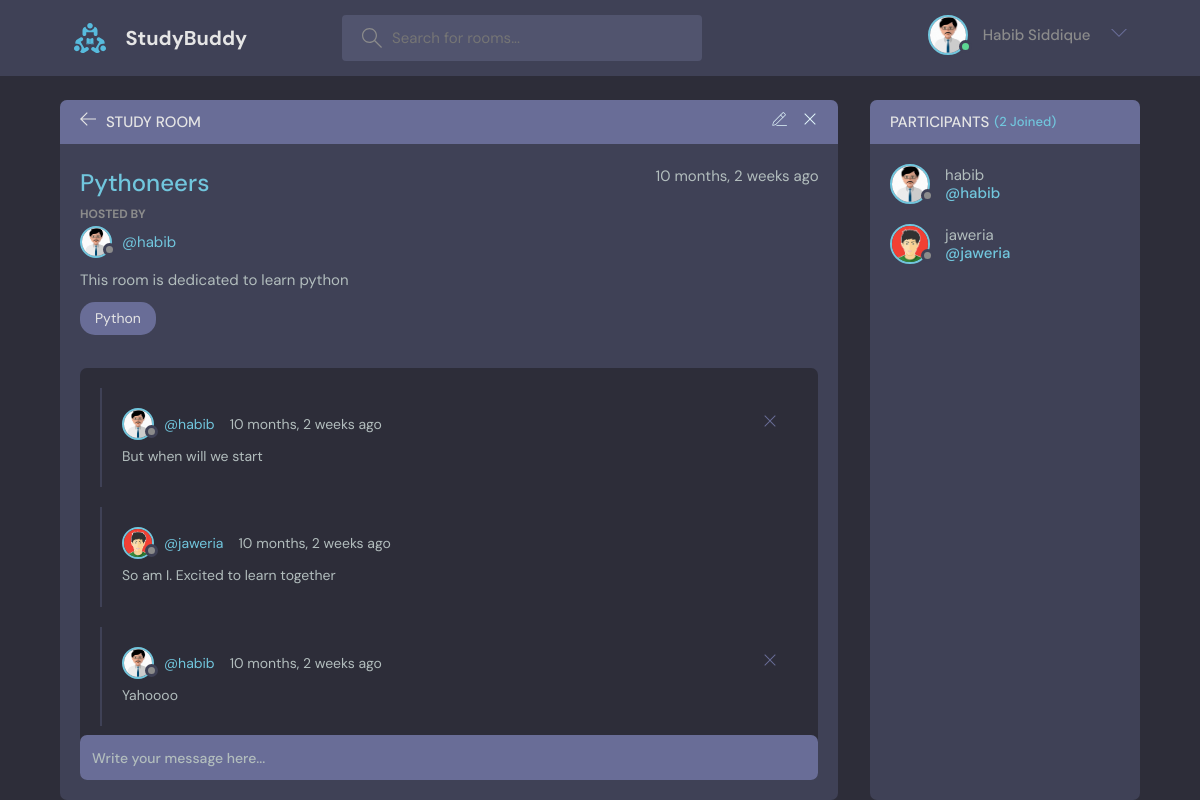
/room/1/ (signed in), run on the app's committed database.
### base/models.py (models this page shows, shortened)
class User(AbstractUser):
    name= models.CharField(max_length= 200, null=True)
    email= models.EmailField(unique= True)
    bio= models.TextField(null= True)
    avatar= models.ImageField(null=True, default= "avatar.svg")
    USERNAME_FIELD='email'
    REQUIRED_FIELDS=[]

class Room(models.Model):
    host= models.ForeignKey(User, on_delete=models.SET_NULL, null=True)
    topic= models.ForeignKey(Topics, on_delete=models.SET_NULL, null=True)
    name= models.CharField(max_length=200)
    description=models.TextField(null=True, blank=True)  ## It can be blank. It is same like we do in our accounts where we create our profiles and left few things blank by having a thought that we will fill that out later
    participants= models.ManyToManyField(User,related_name='participants', blank=True)
    updated= models.DateTimeField(auto_now=True)   ## Time will be updated each time we save the model
    created= models.DateTimeField(auto_now_add=True) ## Time will be saved the very first time it was saved
    class Meta:
        ordering= ['-updated', '-created']

class Topics(models.Model):
    name= models.CharField(max_length=200)
    def __str__(self):
        return self.name

class Message(models.Model):
    user= models.ForeignKey(User ,on_delete=models.CASCADE)
    room= models.ForeignKey(Room ,on_delete=models.CASCADE)
    body= models.TextField()
    updated= models.DateTimeField(auto_now=True)   ## Time will be updated each time we save the model
    created= models.DateTimeField(auto_now_add=True)
    class Meta:
        ordering= ['-created']
    def __str__(self):
        return self.body[0:50]

### base/views.py (the view, shortened to what this page needs)
# urls.py: path('room/<str:pk>/', views.room, name='room'),
def room(request,pk):
    room= Room.objects.get(id=pk)
    room_messages= room.message_set.all()  ##_set.all() mostly use eith many one to relationships   ##### we are asking for all the messages of that specific room   ### We are intrested in getting all the messages of that specific room
    participants= room.participants.all()   ## .all() used with many to many relationships
    context={'room':room, 'room_messages':room_messages, 'participants': participants}
    return render(request, 'base/room.html',context)

### base/templates/base/room.html (shortened to what this page needs)
{% extends "main.html" %}
{% block content %}
<main class="profile-page layout layout--2">
  <div class="container">
    <div class="room">
      <div class="room__top">
        <div class="room__topLeft">
          <a href="{% url 'home' %}">
            <svg version="1.1" xmlns="http://www.w3.org/2000/svg" width="32" height="32" viewBox="0 0 32 32">
              <title>arrow-left</title>
              <path
                d="M13.723 2.286l-13.723 13.714 13.719 13.714 1.616-1.611-10.96-10.96h27.625v-2.286h-27.625l10.965-10.965-1.616-1.607z"
              ></path>
            </svg>
          </a>
          <h3>Study Room</h3>
        </div>
        {% if room.host == request.user %}
        <div class="room__topRight">
          <a href="{% url 'update-room' room.id %}">
          </a>
          <a href="{% url 'delete-room' room.id %}">
            <svg version="1.1" xmlns="http://www.w3.org/2000/svg" width="32" height="32" viewBox="0 0 32 32">
              <title>remove</title>
              <path
                d="M27.314 6.019l-1.333-1.333-9.98 9.981-9.981-9.981-1.333 1.333 9.981 9.981-9.981 9.98 1.333 1.333 9.981-9.98 9.98 9.98 1.333-1.333-9.98-9.98 9.98-9.981z"
              ></path>
            </svg>
          </a>
        </div>
        {% endif %}
      </div>
      <div class="room__box scroll">
        <div class="room__header scroll">
          <div class="room__info">
            <h3>{{room.name}}</h3>
            <span>{{room.created|timesince}} ago</span>
          </div>
          <div class="room__hosted">
            <p>Hosted By</p>
            <a href="{% url 'profile' room.host.id %}" class="room__author">
              <div class="avatar avatar--small">
                <img src="{{room.host.avatar.url}}" />
              </div>
              <span>@{{room.host.username}}</span>
            </a>
          </div>
          <div class="room__details">
            {{room.description}}
          </div>
          <span class="room__topics">{{room.topic}}</span>
        </div>
        <div class="room__conversation">
          <div class="threads scroll">
            {% for message in room_messages%}
            <div class="thread">
              <div class="thread__top">
                <div class="thread__author">
                  <a href="{% url 'profile' message.user.id %}" class="thread__authorInfo">
                    <div class="avatar avatar--small">
                      <img src="{{message.user.avatar.url}}" />
                    </div>
                    <span>@{{message.user.username}}</span>
                  </a>
                  <span class="thread__date">{{room.created|timesince}} ago</span>
                </div>
                {% if request.user == message.user %}
                <a href="{% url 'delete-message' message.id %}">
                  <div class="thread__delete">
                  <svg version="1.1" xmlns="http://www.w3.org/2000/svg" width="32" height="32" viewBox="0 0 32 32">
                    <title>remove</title>
                    <path
                      d="M27.314 6.019l-1.333-1.333-9.98 9.981-9.981-9.981-1.333 1.333 9.981 9.981-9.981 9.98 1.333 1.333 9.981-9.98 9.98 9.98 1.333-1.333-9.98-9.98 9.98-9.981z"
                    ></path>
                  </svg>
                  </div>
                </a>
                {% endif %}
              </div>
              <div class="thread__details">
                {{message}}
              </div>
            </div>
            {% endfor %}
          </div>
        </div>
      </div>
      <div class="room__message">
        <form action="" method='POST'>
            <input name="body" placeholder="Write your message here..." />
        </form>
      </div>
    </div>
    <div class="participants">
      <h3 class="participants__top">Participants <span>({{participants.count}} Joined)</span></h3>
      <div class="participants__list scroll">
      {% for user in participants %}
        <a href="{% url 'profile' user.id %}" class="participant">
          <div class="avatar avatar--medium">
            <img src="{{user.avatar.url}}" />
          </div>
          <p>
            {{user.username}}
            <span>@{{user.username}}</span>
          </p>
        </a>
      {% endfor %}
      </div>
    </div>
  </div>
</main>
{% endblock content %}

### templates/navbar.html (shortened to what this page needs)
{% load static %}
<header class="header header--loggedIn">
      <div class="container">
        <a href="{% url 'home' %}" class="header__logo">
          <img src="{% static 'images/logo.svg' %}" />
          <h1>StudyBuddy</h1>
        </a>
        <form class="header__search" method = "GET" action="{% url 'home' %}">
          <label>
            <input name= "q" placeholder="Search for rooms..." />
          </label>
        </form>
        <nav class="header__menu">
        {% if request.user.is_authenticated %}
          <div class="header__user">
            <a href="{% url 'profile' user.id%}">
              <div class="avatar avatar--medium active">
                <img src="{{request.user.avatar.url}}" />
              </div>
              <p>{{request.user.name}} </p>
            </a>
            <button class="dropdown-button">
              <svg version="1.1" xmlns="http://www.w3.org/2000/svg" width="32" height="32" viewBox="0 0 32 32">
                <title>chevron-down</title>
                <path d="M16 21l-13-13h-3l16 16 16-16h-3l-13 13z"></path>
              </svg>
            </button>
          </div>
          {% else %}
          <a href="{% url 'login' %}">
            <img src="{% static 'images/avatar.svg' %}" />
            <p>Login</p>
          </a>
          {% endif %}
        </nav>
      </div>
    </header>

### data on the page
User: user.avatar (picture), user.name "Habib Siddique", avatar (picture), username "habib"
Room: name "Pythoneers", created "10 months, 2 weeks", host.avatar (picture), host.username "habib", description "This room is dedicated to learn python", topic "Python"
Message: user.avatar (picture), user.username "habib", body "But when will we start"
Message: user.avatar (picture), user.username "jaweria", body "So am I. Excited to learn together"
Message: user.avatar (picture), user.username "habib", body "Yahoooo"
User: avatar (picture), username "jaweria"

### other printed values
{{ participants.count }} "2"
